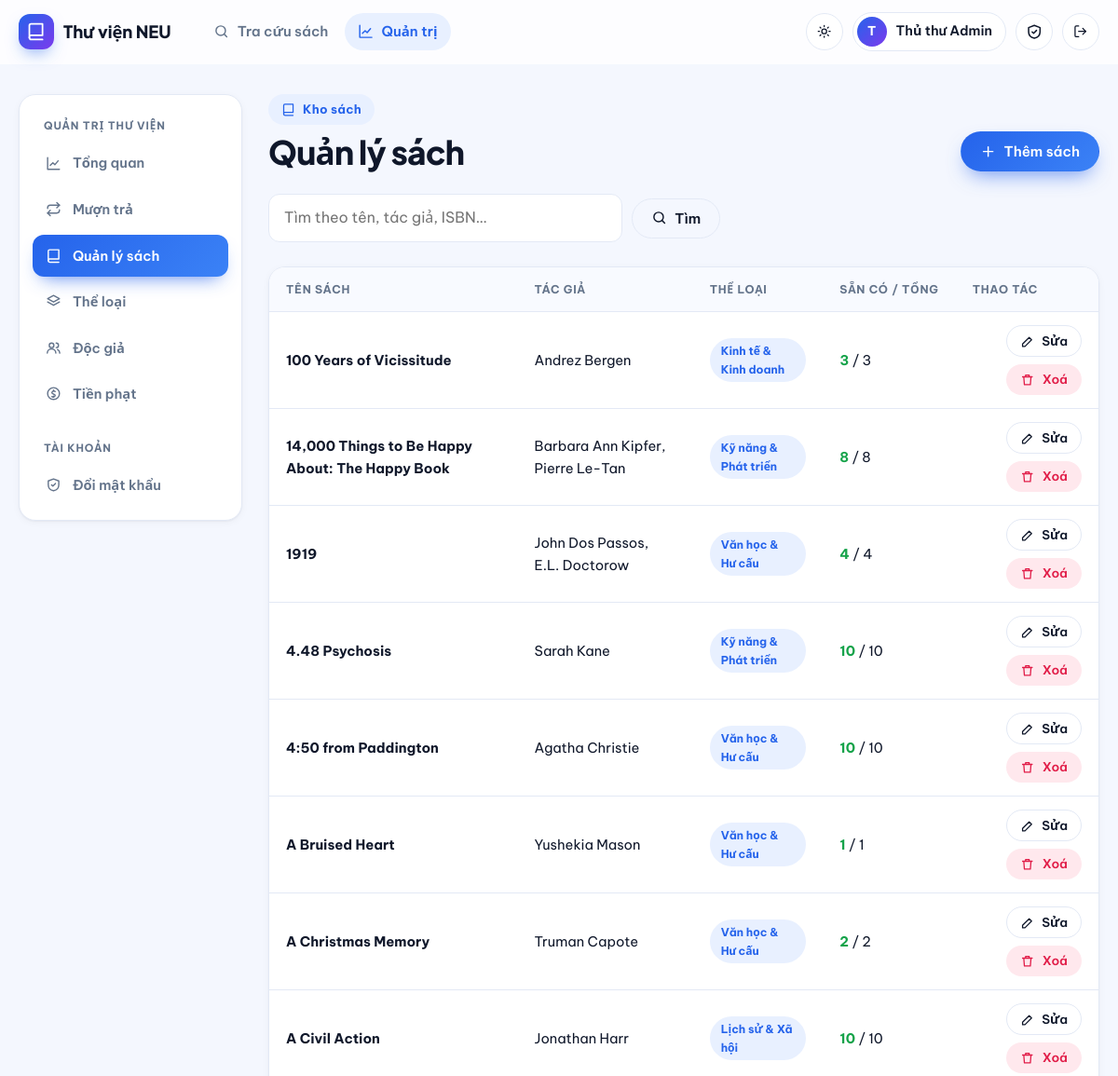
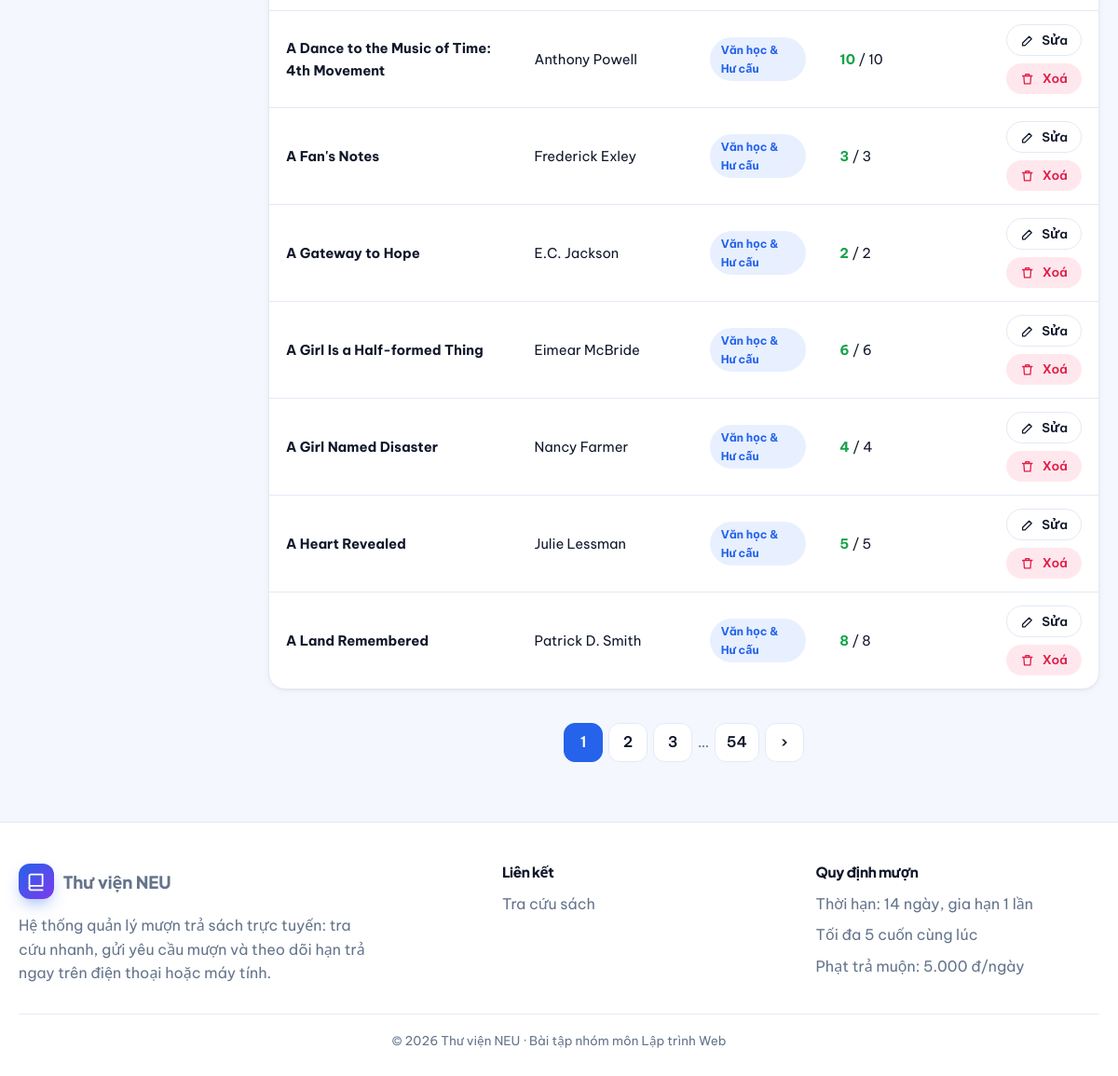
Page /admin/books (signed in) on the committed database (2 pictures, top to bottom).
### app/models.py (models this page shows, shortened)
class User(UserMixin, db.Model):
    id = db.Column(db.Integer, primary_key=True)
    username = db.Column(db.String(50), unique=True, nullable=False, index=True)
    email = db.Column(db.String(120), unique=True, nullable=False)
    full_name = db.Column(db.String(100), nullable=False)
    student_code = db.Column(db.String(30))
    password_hash = db.Column(db.String(255), nullable=False)
    role = db.Column(db.String(20), nullable=False, default=ROLE_READER)
    active = db.Column(db.Boolean, nullable=False, default=True)
    created_at = db.Column(db.DateTime, default=datetime.now)
    loans = db.relationship("Loan", foreign_keys="Loan.user_id", back_populates="user")
    @property
    def is_active(self):  # Flask-Login: tài khoản bị khoá không đăng nhập được
        return self.active
    @property
    def is_admin(self):
        return self.role == ROLE_ADMIN

class Book(db.Model):
    id = db.Column(db.Integer, primary_key=True)
    title = db.Column(db.String(200), nullable=False, index=True)
    author = db.Column(db.String(120), nullable=False)
    isbn = db.Column(db.String(20))
    publisher = db.Column(db.String(120))
    year = db.Column(db.Integer)
    description = db.Column(db.Text)
    cover_url = db.Column(db.String(500))          # URL ảnh bìa
    location = db.Column(db.String(20))            # Vị trí kệ, vd: "Tủ 03 - Ngăn 07"
    total_copies = db.Column(db.Integer, nullable=False, default=1)
    available_copies = db.Column(db.Integer, nullable=False, default=1)
    category_id = db.Column(db.Integer, db.ForeignKey("category.id"))
    category = db.relationship("Category", back_populates="books")
    loans = db.relationship("Loan", back_populates="book")

class Category(db.Model):
    id = db.Column(db.Integer, primary_key=True)
    name = db.Column(db.String(80), unique=True, nullable=False)
    books = db.relationship("Book", back_populates="category")

### app/blueprints/admin.py (the view)
@bp.route("/books")
@admin_required
def books():
    q = request.args.get("q", "").strip()
    page = request.args.get("page", 1, type=int)
    pagination = book_service.search_books(q=q, page=page, per_page=15)
    return render_template("admin/books.html", pagination=pagination)

### app/blueprints/admin.py (called while the page is built)
def admin_required(fn):
    @wraps(fn)
    @login_required
    def wrapper(*a, **kw):
        if not current_user.is_admin:
            abort(403)
        return fn(*a, **kw)
    return wrapper

### app/models.py (called while the page is built)
@login_manager.user_loader
def load_user(user_id):
    return db.session.get(User, int(user_id))

### app/services/book_service.py (called while the page is built)
def search_books(q="", category_id=None, only_available=False, page=1, per_page=9):
    query = Book.query
    if q:
        like = f"%{q}%"
        query = query.filter(db.or_(Book.title.ilike(like), Book.author.ilike(like),
                                    Book.isbn.ilike(like)))
    if category_id:
        query = query.filter(Book.category_id == category_id)
    if only_available:
        query = query.filter(Book.available_copies > 0)
    return query.order_by(Book.title).paginate(page=page, per_page=per_page, error_out=False)

### app/templates/admin/books.html (shortened to what this page needs)
{% extends "admin/_layout.html" %}
{% from "macros.html" import csrf, icon, pager, empty %}
{% block admin_content %}
<div class="page-head" data-reveal>
  <div><span class="eyebrow">{{ icon('book') }} Kho sách</span><h1 class="mt-1">Quản lý sách</h1></div>
  <a class="btn btn-primary" href="{{ url_for('admin.book_new') }}">{{ icon('plus') }} Thêm sách</a>
</div>
<form class="toolbar" method="get" data-reveal>
  <input name="q" value="{{ request.args.q or '' }}" class="input" style="max-width:380px" placeholder="Tìm theo tên, tác giả, ISBN…">
  <button class="btn btn-ghost">{{ icon('search') }} Tìm</button>
</form>
{% if pagination.items %}
<div class="table-wrap" data-reveal><table class="table">
  <thead><tr><th>Tên sách</th><th>Tác giả</th><th>Thể loại</th><th>Sẵn có / Tổng</th><th class="text-right">Thao tác</th></tr></thead>
  <tbody>
  {% for b in pagination.items %}
  <tr>
    <td><b>{{ b.title }}</b></td><td>{{ b.author }}</td>
    <td>{% if b.category %}<span class="badge badge-primary badge-plain">{{ b.category.name }}</span>{% else %}—{% endif %}</td>
    <td><b style="color:var(--{{ 'danger' if b.available_copies < 1 else 'success' }})">{{ b.available_copies }}</b> / {{ b.total_copies }}</td>
    <td><div class="row-actions">
      <a class="btn btn-ghost btn-sm" href="{{ url_for('admin.book_edit', book_id=b.id) }}">{{ icon('edit') }} Sửa</a>
      <form method="post" action="{{ url_for('admin.book_delete', book_id=b.id) }}" data-confirm="Xoá sách “{{ b.title }}”? Thao tác này không thể hoàn tác.">{{ csrf() }}<button class="btn btn-danger btn-sm">{{ icon('trash') }} Xoá</button></form>
    </div></td>
  </tr>
  {% endfor %}
  </tbody>
</table></div>
{{ pager(pagination, 'admin.books', {'q': request.args.get('q') or None}) }}
{% else %}<div class="card">{{ empty('📚', 'Chưa có sách', 'Bấm “Thêm sách” để bắt đầu.') }}</div>{% endif %}
{% endblock %}

### app/templates/macros.html (shortened to what this page needs)
{% macro icon(name) %}<svg class="icon" viewBox="0 0 24 24" aria-hidden="true">{{ _icons[name]|safe }}</svg>{% endmacro %}
{% macro pager(pagination, endpoint, params={}) %}
{% if pagination.pages > 1 %}
<nav class="pager" aria-label="Phân trang">
  {% for p in pagination.iter_pages(left_edge=1, right_edge=1, left_current=1, right_current=2) %}
    {% if p %}<a class="pager-btn {{ 'active' if p == pagination.page }}" href="{{ url_for(endpoint, page=p, **params) }}">{{ p }}</a>
    {% else %}<span class="pager-gap">…</span>{% endif %}
  {% endfor %}
  {% if pagination.has_next %}<a class="pager-btn" href="{{ url_for(endpoint, page=pagination.next_num, **params) }}" aria-label="Trang sau">›</a>{% endif %}
</nav>
{% endif %}
{% endmacro %}

### app/templates/base.html (shortened to what this page needs)
{% from "macros.html" import icon %}
<!doctype html>
<html lang="vi">
<head>
  <link rel="stylesheet" href="{{ url_for('static', filename='css/style.css') }}">
</head>
<body>
<header class="navbar">
  <div class="container nav-inner">
    <a class="brand" href="{{ url_for('main.index') }}"><span class="brand-mark">{{ icon('book') }}</span>Thư viện NEU</a>
    <nav class="nav-links" id="nav-links">
      <a class="nav-link {{ 'active' if request.endpoint in ('main.index','main.book_detail') }}" href="{{ url_for('main.index') }}">{{ icon('search') }} Tra cứu sách</a>
      {% if current_user.is_authenticated and current_user.is_admin %}
      <a class="nav-link {{ 'active' if request.blueprint == 'admin' }}" href="{{ url_for('admin.dashboard') }}">{{ icon('chart') }} Quản trị</a>
      {% endif %}
    </nav>
    <div class="nav-actions">
      <button class="icon-btn theme-toggle" type="button" aria-label="Đổi giao diện sáng/tối">
        <span class="sun">{{ icon('sun') }}</span><span class="moon">{{ icon('moon') }}</span>
      </button>
      {% if current_user.is_authenticated %}
        <div class="user-chip"><span class="avatar">{{ current_user.full_name[:1]|upper }}</span><span class="name">{{ current_user.full_name }}</span></div>
        <a class="icon-btn" href="{{ url_for('auth.change_password') }}" aria-label="Đổi mật khẩu" title="Đổi mật khẩu">{{ icon('shield') }}</a>
        <form method="post" action="{{ url_for('auth.logout') }}">
          <button class="icon-btn" aria-label="Đăng xuất" title="Đăng xuất">{{ icon('logout') }}</button>
        </form>
      {% else %}
        <a class="btn btn-ghost btn-sm" href="{{ url_for('auth.login') }}">Đăng nhập</a>
        <a class="btn btn-primary btn-sm" href="{{ url_for('auth.register') }}">Đăng ký</a>
      {% endif %}
    </div>
  </div>
</header>
<main>
  <div class="container">{% block content %}{% endblock %}</div>
</main>
<footer class="footer">
  <div class="container">
    <div class="footer-grid">
      <div>
        <a class="brand" href="{{ url_for('main.index') }}"><span class="brand-mark">{{ icon('book') }}</span>Thư viện NEU</a>
        <p class="muted mt-2" style="max-width:380px">Hệ thống quản lý mượn trả sách trực tuyến: tra cứu nhanh, gửi yêu cầu mượn và theo dõi hạn trả ngay trên điện thoại hoặc máy tính.</p>
      </div>
      <div><h4>Liên kết</h4><ul>
        <li><a href="{{ url_for('main.index') }}">Tra cứu sách</a></li>
      </ul></div>
      <div><h4>Quy định mượn</h4><ul class="muted">
        <li>Thời hạn: {{ config.LOAN_DAYS }} ngày, gia hạn {{ config.MAX_RENEWALS }} lần</li>
        <li>Tối đa {{ config.MAX_ACTIVE_LOANS }} cuốn cùng lúc</li>
        <li>Phạt trả muộn: {{ '{:,}'.format(config.FINE_PER_DAY).replace(',', '.') }} đ/ngày</li>
      </ul></div>
    </div>
    <div class="copy">© 2026 Thư viện NEU · Bài tập nhóm môn Lập trình Web</div>
  </div>
</footer>
</body>
</html>

### rows in the picture
User: full_name "T", full_name "Thủ thư Admin"
Book: title "100 Years of Vicissitude", author "Andrez Bergen", category.name "Kinh tế & Kinh doanh", available_copies "3", total_copies "3"
Book: title "14,000 Things to Be Happy About: The Happy Book", author "Barbara Ann Kipfer, Pierre Le-Tan", category.name "Kỹ năng & Phát triển", available_copies "8", total_copies "8"
Book: title "1919", author "John Dos Passos, E.L. Doctorow", category.name "Văn học & Hư cấu", available_copies "4", total_copies "4"
Book: title "4.48 Psychosis", author "Sarah Kane", category.name "Kỹ năng & Phát triển", available_copies "10", total_copies "10"
Book: title "4:50 from Paddington", author "Agatha Christie", category.name "Văn học & Hư cấu", available_copies "10", total_copies "10"
Book: title "A Bruised Heart", author "Yushekia Mason", category.name "Văn học & Hư cấu", available_copies "1", total_copies "1"
Book: title "A Christmas Memory", author "Truman Capote", category.name "Văn học & Hư cấu", available_copies "2", total_copies "2"
Book: title "A Civil Action", author "Jonathan Harr", category.name "Lịch sử & Xã hội", available_copies "10", total_copies "10"
Book: title "A Dance to the Music of Time: 4th Movement", author "Anthony Powell", category.name "Văn học & Hư cấu", available_copies "10", total_copies "10"
Book: title "A Fan's Notes", author "Frederick Exley", category.name "Văn học & Hư cấu", available_copies "3", total_copies "3"
Book: title "A Gateway to Hope", author "E.C. Jackson", category.name "Văn học & Hư cấu", available_copies "2", total_copies "2"
Book: title "A Girl Is a Half-formed Thing", author "Eimear McBride", category.name "Văn học & Hư cấu", available_copies "6", total_copies "6"
Book: title "A Girl Named Disaster", author "Nancy Farmer", category.name "Văn học & Hư cấu", available_copies "4", total_copies "4"
Book: title "A Heart Revealed", author "Julie Lessman", category.name "Văn học & Hư cấu", available_copies "5", total_copies "5"
Book: title "A Land Remembered", author "Patrick D. Smith", category.name "Văn học & Hư cấu", available_copies "8", total_copies "8"

### other values in the picture
{{ p }} "1" "2" "3" "54"
{{ config.LOAN_DAYS }} "14"
{{ config.MAX_RENEWALS }} "1"
{{ config.MAX_ACTIVE_LOANS }} "5"
{{ '{:,}'.format(config.FINE_PER_DAY).replace(',', '.') }} "5.000"
